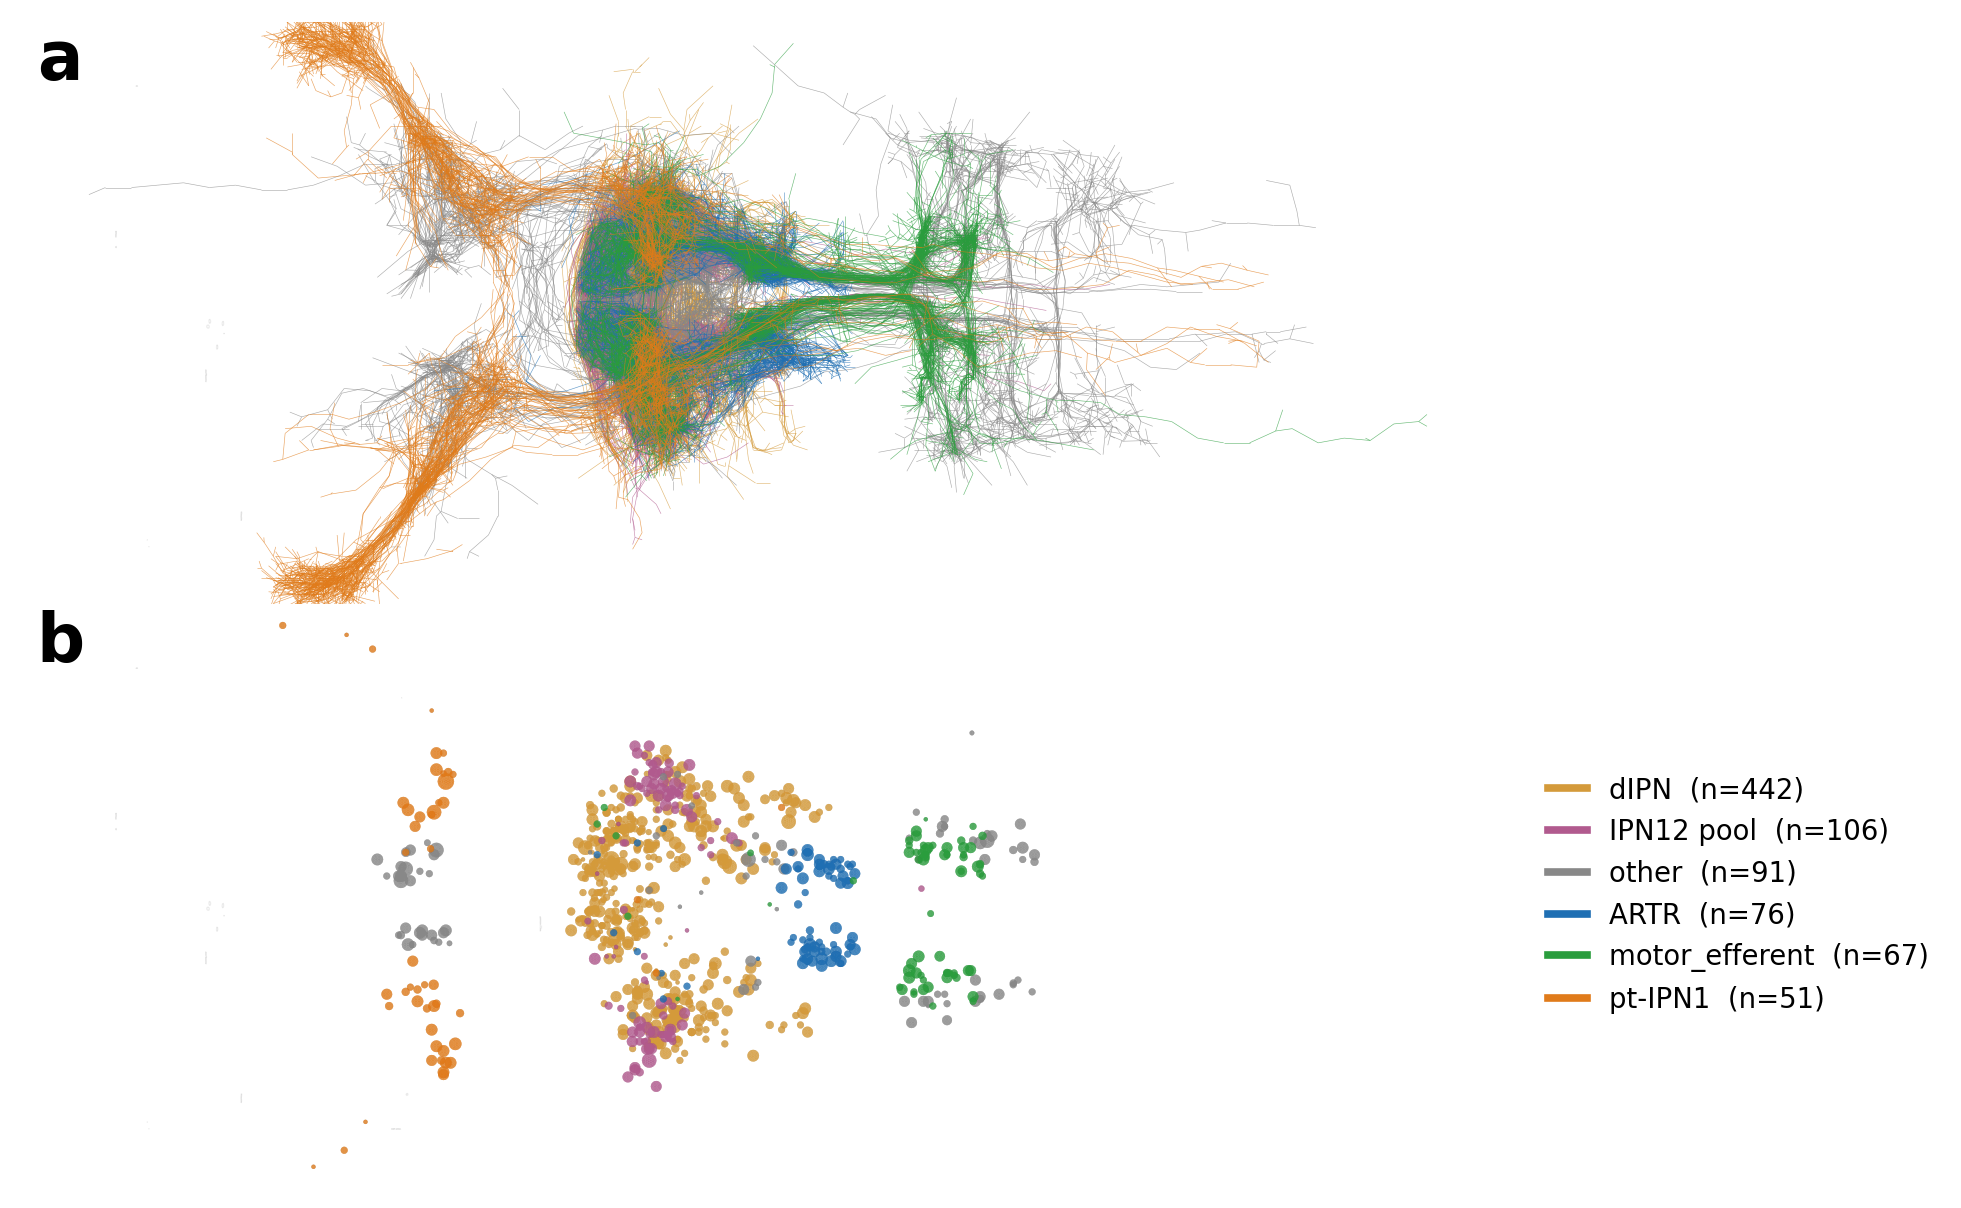

Write the Python code that produced this figure.
"""3-D view of the zebrafish fish2 head-direction circuit.

Inputs (produced by fetch_zebrafish_anatomy_HD.py, run elsewhere with network):
    <anatomy_dir>/
        skeletons/<type>__<bodyId>.swc      (coords in nm)
        rois/<ROI>.obj                      (vertices in nm)
        index.csv

Default anatomy_dir: figures/zebrafish/zebrafish_anatomy_HD

Cell-type prefixes are collapsed into four categories for colouring:
    IPNd    dorsal IPN (the HD ring per Petrucco et al. 2023)
    IPNds   dorsal-subset IPN
    RIPN    habenula -> IPN afferents
    pt-IPN  pretectum -> IPN afferents

Outputs:
    figures/zebrafish/fig_zebrafish_anatomy_3d_HD.png            # matplotlib
    figures/zebrafish/fig_zebrafish_anatomy_3d_HD.html (optional) # plotly
"""
from __future__ import annotations

import argparse
import glob
import os
import sys

import matplotlib
matplotlib.use("Agg")
import matplotlib.pyplot as plt
import numpy as np


# Six-way partition matching the proprioception-extended circuit
# (Figure 3 of zebrafish.tex): three afferent populations + the
# two recurrent pools + a catch-all "other" for sub-types that aren't
# routed through the velocity gate. Colour palette matches the circuit
# diagram so the two figures read together.
TYPE_ORDER = [
    "dIPN",        # IPNd + IPNds       — recurrent (HD ring)
    "IPN12 pool",       # IPN12_a + IPN12_b  — recurrent (dorsal pool)
    "ARTR",             # RIPN01+02+03_a/b   — angular afferent
    "pt-IPN1",          # pt-IPN1            — exteroceptive translation afferent
    "motor_efferent",   # RIPN11+12_a+12_c   — proprioceptive translation afferent
    "other",            # other RIPN* + pt-IPN2 — not routed through the gate
]
TYPE_COLOR = {
    "dIPN":      "#d49a3a",   # amber  (recurrent ring; matches Fig 3 box)
    "IPN12 pool":     "#b15a8e",   # rose   (recurrent dorsal pool)
    "ARTR":           "#1f6fb3",   # blue   (matches ω drive in Fig 3)
    "pt-IPN1":        "#e07b1a",   # orange (matches v_fwd extero in Fig 3)
    "motor_efferent": "#2a9d3d",   # green  (matches v_fwd propriocep in Fig 3)
    "other":          "#888888",   # grey   (residual afferents)
}

# Full type names (not prefixes) that the inventory tags as part of each
# functional afferent population. Everything else falls to "other" or to
# the prefix-based recurrent categories.
_ARTR_TYPES = {"RIPN01", "RIPN02", "RIPN03_a", "RIPN03_b"}
_MOTOR_EFFERENT_TYPES = {"RIPN11", "RIPN12_a", "RIPN12_c"}


def _type_to_category(safe_type: str) -> str:
    """Map a fish2 type (or its _safe() form) to the six-way partition.

    Cell-type-specific tags (ARTR, motor_efferent, pt-IPN1) take precedence
    over the coarse prefix sweep so the inventory's identification of
    functionally distinct sub-types isn't lost.
    """
    # Functional afferent populations — exact type names.
    if safe_type in _ARTR_TYPES:
        return "ARTR"
    if safe_type in _MOTOR_EFFERENT_TYPES:
        return "motor_efferent"
    if safe_type == "pt-IPN1":
        return "pt-IPN1"
    # Recurrent network — coarse prefixes. IPN12 must precede IPNd; IPNds
    # must precede IPNd.
    if safe_type.startswith("IPN12"):
        return "IPN12 pool"
    if safe_type.startswith("IPNds") or safe_type.startswith("IPNd"):
        return "dIPN"
    # Residual afferents — other RIPN* sub-types (RIPN05, 12_b, 16, 17)
    # and pt-IPN2 — that aren't routed through the velocity gate.
    if safe_type.startswith("RIPN") or safe_type.startswith("pt-IPN"):
        return "other"
    return "other"


# ROIs that get a brighter silhouette than the default backdrop. Names
# match the _safe() output of fetch_zebrafish_anatomy_HD.py (parens stripped,
# spaces/slashes -> "_").
CORE_ROIS = {
    "dIPN_L1", "dIPN_R1",
    "dsIPN_L", "dsIPN_R",
}


def _load_skeletons(anatomy_dir: str, downsample: int = 10,
                    extra_dirs: tuple = ()):
    """Load all SWCs as a navis.NeuronList, returning (neurons, categories).

    Each skeleton's filename starts with its fish2 cell-type prefix; we map
    those down to the four colour categories via _type_to_category().

    extra_dirs: additional anatomy caches (each with a skeletons/ child)
    whose SWCs are concatenated in. Used to pull the IPN12 pool from its
    sibling cache so the recurrent dorsal pool appears in the render even
    though its SWCs live outside the main HD cache."""
    import navis
    swc_paths = sorted(glob.glob(os.path.join(anatomy_dir, "skeletons", "*.swc")))
    for d in extra_dirs:
        swc_paths.extend(sorted(glob.glob(os.path.join(d, "skeletons", "*.swc"))))
    if not swc_paths:
        sys.exit(f"no SWCs under {anatomy_dir}/skeletons/ -- "
                 "run fetch_zebrafish_anatomy_HD.py first")

    neurons = []
    categories = []
    for path in swc_paths:
        n = navis.read_swc(path)
        if downsample and downsample > 1:
            n = navis.downsample_neuron(n, downsampling_factor=downsample,
                                         preserve_nodes=None)
        neurons.append(n)
        stem = os.path.splitext(os.path.basename(path))[0]
        safe_type, _, _ = stem.rpartition("__")
        categories.append(_type_to_category(safe_type))

    nl = navis.NeuronList(neurons)
    return nl, np.asarray(categories)


def _extract_segments_by_type(nl, types) -> dict:
    """Pre-extract (parent, child) skeleton segments per cell type as
    plain numpy arrays so subsequent re-renders skip the pandas loop."""
    out: dict[str, np.ndarray] = {}
    for t in np.unique(types):
        segs_t = []
        for n, nt in zip(nl, types):
            if nt != t:
                continue
            nodes = n.nodes
            child = nodes[nodes.parent_id != -1]
            if len(child) == 0:
                continue
            parent_xyz = nodes.set_index("node_id").loc[
                child.parent_id.values, ["x", "y", "z"]
            ].values
            child_xyz = child[["x", "y", "z"]].values
            segs_t.append(np.stack([parent_xyz, child_xyz], axis=1))
        if segs_t:
            out[str(t)] = np.concatenate(segs_t, axis=0)
    return out


def _load_rois(anatomy_dir: str):
    """Return dict roi_name -> trimesh.Trimesh."""
    import trimesh
    out = {}
    for path in sorted(glob.glob(os.path.join(anatomy_dir, "rois", "*.obj"))):
        name = os.path.splitext(os.path.basename(path))[0]
        try:
            mesh = trimesh.load(path, force="mesh")
        except Exception as e:
            print(f"  skip ROI {name}: {e}")
            continue
        out[name] = mesh
    return out


def _extract_somas_by_type(nl, types) -> dict:
    """{category: (positions[N, 3], radii[N])}. fish2 SWCs don't tag the
    soma either; the cell body is the only node whose radius is far above
    the segmental baseline (segmental ~500 nm, somata ~2-3 kn after the
    voxel->nm scale in fetch_zebrafish_anatomy_HD.py)."""
    out: dict[str, tuple[list, list]] = {}
    for n, nt in zip(nl, types):
        nodes = n.nodes
        i_max = int(nodes.radius.values.argmax())
        row = nodes.iloc[i_max]
        out.setdefault(str(nt), ([], []))
        out[str(nt)][0].append([float(row.x), float(row.y), float(row.z)])
        out[str(nt)][1].append(float(row.radius))
    return {t: (np.asarray(p), np.asarray(r)) for t, (p, r) in out.items()}


def _load_soma_meshes_by_type(anatomy_dir: str) -> dict:
    """Load cropped per-neuron soma meshes from
    `somas/<safe-type>__<bodyId>.obj` (written by
    fetch_zebrafish_anatomy_HD.py --with_somas). Returns
    {category: list[trimesh.Trimesh]}; empty {} when the folder is
    missing or empty."""
    import trimesh
    out: dict[str, list] = {}
    soma_dir = os.path.join(anatomy_dir, "somas")
    if not os.path.isdir(soma_dir):
        return out
    for path in sorted(glob.glob(os.path.join(soma_dir, "*.obj"))):
        stem = os.path.splitext(os.path.basename(path))[0]
        safe_type, _, _ = stem.rpartition("__")
        cat = _type_to_category(safe_type)
        try:
            mesh = trimesh.load(path, force="mesh")
        except Exception as e:
            print(f"  skip soma mesh {stem}: {e}")
            continue
        out.setdefault(cat, []).append(mesh)
    return out


def _unit_icosphere(subdivisions: int = 2):
    """Cached unit icosphere (subdivisions=2 → 80-tri sphere) used to
    draw the SWC-sphere fallback in panel (b) when no real soma meshes
    are on disk."""
    import trimesh
    s = trimesh.creation.icosphere(subdivisions=subdivisions, radius=1.0)
    return np.asarray(s.vertices), np.asarray(s.faces)


def _project_2d(xyz: np.ndarray, elev: float, azim: float) -> np.ndarray:
    """Project (N, 3) world coords to (N, 2) screen coords matching the
    matplotlib mplot3d convention for (elev, azim) in degrees."""
    e = np.deg2rad(elev)
    a = np.deg2rad(azim)
    ca, sa, ce, se = np.cos(a), np.sin(a), np.cos(e), np.sin(e)
    R = np.array([[-sa,           ca,         0.0],
                  [-ca * se,    -sa * se,     ce ]])
    return xyz @ R.T


def _draw_mesh_outlines(ax, rois, elev, azim, alpha_mesh, mesh_color):
    from matplotlib.collections import LineCollection
    for name, mesh in rois.items():
        a_ = (alpha_mesh * 4.0) if name in CORE_ROIS else (alpha_mesh * 2.0)
        try:
            outline = mesh.outline().entities
            segs = []
            for ent in outline:
                pts = mesh.vertices[ent.points]
                segs.extend([(pts[i], pts[i + 1])
                              for i in range(len(pts) - 1)])
            if not segs:
                continue
            segs3d = np.array(segs)
            segs2d = _project_2d(segs3d.reshape(-1, 3),
                                  elev, azim).reshape(-1, 2, 2)
            ax.add_collection(LineCollection(
                segs2d, colors=[mesh_color], linewidths=0.4, alpha=a_,
            ))
        except Exception:
            pass


def _draw_skeletons(ax, segs_by_type, type_counts, draw_order,
                    elev, azim, lw_large, lw_small):
    from matplotlib.collections import LineCollection
    for t in draw_order:
        segs3d = segs_by_type.get(t)
        if segs3d is None or len(segs3d) == 0:
            continue
        segs2d = _project_2d(segs3d.reshape(-1, 3),
                              elev, azim).reshape(-1, 2, 2)
        big = type_counts[t] > 30
        color = TYPE_COLOR.get(t, (0.4, 0.4, 0.4))
        ax.add_collection(LineCollection(
            segs2d, colors=[color],
            linewidths=(lw_large if big else lw_small),
            alpha=(0.7 if big else 0.9),
        ))


def _draw_soma_meshes(ax, soma_meshes_by_type, type_counts, draw_order,
                       elev, azim):
    """Project per-neuron cropped soma meshes (real DVID cell bodies) and
    fill their triangles."""
    from matplotlib.collections import PolyCollection
    for t in draw_order:
        meshes = soma_meshes_by_type.get(t)
        if not meshes:
            continue
        big = type_counts[t] > 30
        polys = []
        for mesh in meshes:
            if len(mesh.vertices) == 0 or len(mesh.faces) == 0:
                continue
            verts2d = _project_2d(np.asarray(mesh.vertices), elev, azim)
            polys.append(verts2d[mesh.faces])
        if not polys:
            continue
        polys = np.concatenate(polys, axis=0)
        color = TYPE_COLOR.get(t, (0.4, 0.4, 0.4))
        ax.add_collection(PolyCollection(
            polys, facecolors=[color], edgecolors="none",
            linewidths=0, alpha=(0.55 if big else 0.85), zorder=3,
        ))


def _draw_soma_icospheres(ax, somas_by_type, type_counts, draw_order,
                           elev, azim):
    """SWC-radius icospheres as a stand-in when real soma OBJs are absent.
    Same projection / PolyCollection path as _draw_soma_meshes so the two
    fallbacks look the same."""
    from matplotlib.collections import PolyCollection
    v_unit, faces = _unit_icosphere(subdivisions=2)
    for t in draw_order:
        entry = somas_by_type.get(t)
        if entry is None:
            continue
        pos3d, rad = entry
        if len(pos3d) == 0:
            continue
        big = type_counts[t] > 30
        polys = []
        for c, r in zip(pos3d, rad):
            verts3d = v_unit * float(r) + c
            verts2d = _project_2d(verts3d, elev, azim)
            polys.append(verts2d[faces])
        polys = np.concatenate(polys, axis=0)
        color = TYPE_COLOR.get(t, (0.4, 0.4, 0.4))
        ax.add_collection(PolyCollection(
            polys, facecolors=[color], edgecolors="none",
            linewidths=0, alpha=(0.7 if big else 0.9), zorder=3,
        ))


def _add_legend(ax, type_counts, draw_order, text_color):
    from matplotlib.lines import Line2D
    handles = [Line2D([0], [0], color=TYPE_COLOR.get(t, (0.4, 0.4, 0.4)),
                      lw=2.5, label=f"{t}  (n={type_counts[t]})")
               for t in draw_order]
    leg = ax.legend(handles=handles, loc="center left",
                    bbox_to_anchor=(1.02, 0.5), fontsize=9,
                    frameon=False, handlelength=1.4)
    for txt in leg.get_texts():
        txt.set_color(text_color)


def _render_fast(nl, types, rois, output_path,
                 elev=20.0, azim=-60.0, roll=0.0,
                 lw_large=0.2, lw_small=0.4,
                 alpha_mesh=0.10, crop_rois=None,
                 figsize=(13.0, 6.0), dpi=220,
                 background="black",
                 with_soma_panel=False,
                 segs_by_type=None,
                 somas_by_type=None,
                 soma_meshes_by_type=None,
                 ylim_pct=(0.5, 99.5)):
    """Fast PNG via direct 3D->2D projection (no mplot3d depth sort).

    If `with_soma_panel`, the output is a 2-panel figure stacked
    vertically: (a) full skeletons on top, (b) just the soma cell
    bodies underneath, sharing the same view so they're position-
    comparable. Uses real per-neuron cropped soma meshes when
    `somas/*.obj` is present, otherwise falls back to icospheres of
    SWC radius at the SWC soma node.

    ylim_pct: percentile clipping on projected y-coordinates so a few
    far-out skeleton segments don't leave large blank bands.
    """
    text_color = "white" if background == "black" else "black"
    mesh_color = (0.85, 0.85, 0.85) if background == "black" else (0.35, 0.35, 0.35)

    if segs_by_type is None:
        segs_by_type = _extract_segments_by_type(nl, types)
    type_counts = {t: int((types == t).sum()) for t in np.unique(types)}
    draw_types = [t for t in TYPE_ORDER if type_counts.get(t, 0) > 0]
    extra = [t for t in type_counts if t not in TYPE_ORDER]
    draw_types += extra
    draw_order = sorted(draw_types, key=lambda t: -type_counts.get(t, 0))

    if with_soma_panel:
        if somas_by_type is None:
            somas_by_type = _extract_somas_by_type(nl, types)
        # For the dorsal view the brain is wider than tall, so each panel
        # is short; stack two of them with figsize y = 2 * panel_height and
        # zero inter-axis space -- subplots_adjust(hspace=0) below plus
        # bbox_inches="tight" then crops out the white band that was
        # appearing between the panels at the previous (1.9 * y) figsize.
        fig, axes = plt.subplots(2, 1,
                                  figsize=(figsize[0], figsize[1] * 0.9),
                                  facecolor=background)
        ax_skel, ax_soma = axes
        for ax in axes:
            ax.set_facecolor(background)
    else:
        fig, ax_skel = plt.subplots(figsize=figsize, facecolor=background)
        ax_skel.set_facecolor(background)
        ax_soma = None

    # --- panel (a / single): meshes + full skeletons -------------------
    _draw_mesh_outlines(ax_skel, rois, elev, azim, alpha_mesh, mesh_color)
    _draw_skeletons(ax_skel, segs_by_type, type_counts, draw_order,
                    elev, azim, lw_large, lw_small)

    # --- panel (b): meshes + somas only --------------------------------
    if ax_soma is not None:
        _draw_mesh_outlines(ax_soma, rois, elev, azim, alpha_mesh, mesh_color)
        if soma_meshes_by_type:
            _draw_soma_meshes(ax_soma, soma_meshes_by_type, type_counts,
                              draw_order, elev, azim)
        else:
            _draw_soma_icospheres(ax_soma, somas_by_type, type_counts,
                                   draw_order, elev, azim)

    # --- axis cosmetics, shared view, legend ---------------------------
    ax_skel.set_aspect("equal")
    ax_skel.autoscale_view()

    # Tighten ylim on panel (a) so RIPN/pt-IPN tails don't leave bands.
    if ylim_pct is not None and segs_by_type:
        all_y = np.concatenate([
            _project_2d(s.reshape(-1, 3), elev, azim)[:, 1]
            for s in segs_by_type.values() if len(s)
        ])
        if all_y.size:
            y_lo, y_hi = np.percentile(all_y, ylim_pct)
            pad = 0.04 * (y_hi - y_lo)
            ax_skel.set_ylim(y_lo - pad, y_hi + pad)

    xlim = ax_skel.get_xlim()
    ylim = ax_skel.get_ylim()
    if ax_soma is not None:
        ax_soma.set_aspect("equal")
        ax_soma.set_xlim(xlim)
        ax_soma.set_ylim(ylim)

    panel_letters = ["a", "b"]
    legend_ax = ax_soma if ax_soma is not None else ax_skel
    for i, ax in enumerate([ax_skel] + ([ax_soma] if ax_soma is not None else [])):
        ax.set_axis_off()
        if ax_soma is not None:
            ax.text(0.01, 0.99, panel_letters[i], transform=ax.transAxes,
                    ha="left", va="top", fontsize=22, fontweight="bold",
                    color=text_color)

    _add_legend(legend_ax, type_counts, draw_order, text_color)

    if ax_soma is not None:
        fig.subplots_adjust(left=0.005, right=0.85, top=0.99, bottom=0.01,
                            hspace=0.0)
    else:
        fig.subplots_adjust(left=0.005, right=0.88, top=0.99, bottom=0.005)
    fig.savefig(output_path, dpi=dpi, facecolor=background,
                bbox_inches="tight")
    plt.close(fig)
    mode = "skel+soma" if with_soma_panel else "skel"
    print(f"wrote {output_path}  (fast 2D, bg={background}, {mode})")


def _render_matplotlib(nl, types, rois, output_path,
                       elev=20.0, azim=-60.0, roll=0.0,
                       alpha_mesh=0.05, crop_rois=None,
                       lw_large=0.2, lw_small=0.4,
                       background="black"):
    """Slow mplot3d render — keeps real depth ordering."""
    from mpl_toolkits.mplot3d.art3d import Line3DCollection

    text_color = "white" if background == "black" else "black"
    mesh_color = "0.85" if background == "black" else "0.45"

    fig = plt.figure(figsize=(8.5, 8.5), facecolor=background)
    ax = fig.add_subplot(111, projection="3d", facecolor=background)

    for name, mesh in rois.items():
        a = (alpha_mesh * 4.0) if name in CORE_ROIS else (alpha_mesh * 2.0)
        try:
            outline = mesh.outline().entities
            segs = []
            for ent in outline:
                pts = mesh.vertices[ent.points]
                segs.extend([(pts[i], pts[i + 1]) for i in range(len(pts) - 1)])
            if segs:
                segs = np.array(segs)
                lc = Line3DCollection(segs, colors=mesh_color,
                                       linewidths=0.25, alpha=a)
                ax.add_collection3d(lc)
        except Exception:
            edges = mesh.edges_unique
            segs = mesh.vertices[edges]
            lc = Line3DCollection(segs, colors=mesh_color,
                                   linewidths=0.15, alpha=a * 0.4)
            ax.add_collection3d(lc)

    type_counts = {t: int((types == t).sum()) for t in np.unique(types)}
    draw_types = [t for t in TYPE_ORDER if type_counts.get(t, 0) > 0]
    extra = [t for t in type_counts if t not in TYPE_ORDER]
    draw_types += extra
    draw_order = sorted(draw_types, key=lambda t: -type_counts.get(t, 0))
    for t in draw_order:
        segs_t = []
        for n, nt in zip(nl, types):
            if nt != t:
                continue
            nodes = n.nodes
            child = nodes[nodes.parent_id != -1]
            if len(child) == 0:
                continue
            parent_xyz = nodes.set_index("node_id").loc[
                child.parent_id.values, ["x", "y", "z"]
            ].values
            child_xyz = child[["x", "y", "z"]].values
            segs_t.append(np.stack([parent_xyz, child_xyz], axis=1))
        if not segs_t:
            continue
        segs_all = np.concatenate(segs_t, axis=0)
        big = type_counts[t] > 30
        lw = lw_large if big else lw_small
        alpha = 0.65 if big else 0.95
        color = TYPE_COLOR.get(t, (0.4, 0.4, 0.4))
        lc = Line3DCollection(
            segs_all, colors=[color], linewidths=lw, alpha=alpha,
            rasterized=True,
        )
        ax.add_collection3d(lc)

    # View limits: union of every neuron and every mesh.
    crop_pts = []
    if crop_rois:
        for name in crop_rois:
            if name in rois:
                crop_pts.append(rois[name].vertices)
    if not crop_pts:
        for mesh in rois.values():
            crop_pts.append(mesh.vertices)
        for n in nl:
            crop_pts.append(n.nodes[["x", "y", "z"]].values)
    pts = np.concatenate(crop_pts, axis=0)
    pad = 0.04 * (pts.max(0) - pts.min(0))
    lo, hi = pts.min(0) - pad, pts.max(0) + pad
    ax.set_xlim(lo[0], hi[0])
    ax.set_ylim(lo[1], hi[1])
    ax.set_zlim(lo[2], hi[2])
    ax.set_box_aspect((hi[0] - lo[0], hi[1] - lo[1], hi[2] - lo[2]))
    ax.view_init(elev=elev, azim=azim, roll=roll)
    ax.set_axis_off()

    from matplotlib.lines import Line2D
    handles = [Line2D([0], [0], color=TYPE_COLOR.get(t, (0.4, 0.4, 0.4)),
                      lw=2.5, label=f"{t}  (n={type_counts[t]})")
               for t in draw_order]
    leg = ax.legend(handles=handles, loc="center left",
                    bbox_to_anchor=(1.02, 0.5), fontsize=9,
                    frameon=False, handlelength=1.4)
    for txt in leg.get_texts():
        txt.set_color(text_color)

    fig.subplots_adjust(left=0.0, right=0.78, top=1.0, bottom=0.0)
    fig.savefig(output_path, dpi=220, bbox_inches="tight",
                facecolor=background)
    plt.close(fig)
    print(f"wrote {output_path}  (bg={background})")


def _render_plotly(nl, types, rois, output_path, linewidth=0.25):
    import navis
    colours = {n.id: TYPE_COLOR.get(t, (0.4, 0.4, 0.4))
               for n, t in zip(nl, types)}
    fig = navis.plot3d(
        nl, backend="plotly", color=colours, soma=False, inline=False,
        linewidth=linewidth,
    )
    fig.update_traces(showlegend=False)
    fig.update_layout(scene=dict(aspectmode="data"))
    fig.write_html(output_path, include_plotlyjs="cdn", full_html=True)
    _inject_mpl_angle_readout(output_path)
    print(f"wrote {output_path} (linewidth={linewidth})")


def _inject_mpl_angle_readout(html_path: str) -> None:
    """Append a small JS overlay that converts plotly's camera.eye to the
    matplotlib elev/azim/roll triple the static renderer uses, so you can
    spin the HTML, pick a view, and copy the angles into the CLI."""
    js = r"""
<style>
  #mpl_view {
    position: fixed; top: 10px; left: 10px;
    background: rgba(255,255,255,0.92); color: #111;
    font: 13px/1.35 monospace; padding: 8px 10px;
    border: 1px solid #888; border-radius: 4px; z-index: 9999;
    user-select: text;
  }
</style>
<div id="mpl_view">matplotlib view: (rotate the plot)</div>
<script>
(function() {
  function update() {
    var divs = document.querySelectorAll('.plotly-graph-div');
    if (!divs.length) return;
    var gd = divs[0];
    var cam = (((gd.layout || {}).scene || {}).camera || {}).eye;
    if (!cam) return;
    var r = Math.hypot(cam.x, cam.y, cam.z) || 1;
    var elev = Math.asin(cam.z / r) * 180 / Math.PI;
    var azim = Math.atan2(cam.y, cam.x) * 180 / Math.PI;
    document.getElementById('mpl_view').textContent =
      'matplotlib view:  --elev ' + elev.toFixed(1) +
      '  --azim ' + azim.toFixed(1) + '  --roll 0';
  }
  function wire() {
    var divs = document.querySelectorAll('.plotly-graph-div');
    if (!divs.length) { setTimeout(wire, 200); return; }
    divs[0].on('plotly_relayout', update);
    update();
  }
  wire();
})();
</script>
"""
    with open(html_path, "r") as f:
        html = f.read()
    html = html.replace("</body>", js + "</body>", 1)
    with open(html_path, "w") as f:
        f.write(html)


def main():
    here = os.path.dirname(os.path.abspath(__file__))
    p = argparse.ArgumentParser(description=__doc__)
    p.add_argument("--anatomy_dir",
                   default=os.path.join(here, "zebrafish_anatomy_HD"))
    p.add_argument("--extra_anatomy_dirs", nargs="+", default=None,
                   help="additional anatomy caches to merge in; defaults "
                        "to zebrafish_anatomy_IPN12 (the IPN12 pool)")
    p.add_argument("--downsample", type=int, default=10,
                   help="navis.downsample_neuron factor (preserves "
                        "branch/end points). 1 = no downsample.")
    p.add_argument("--out_dir", default=here)
    p.add_argument("--elev", type=float, default=90.0)
    p.add_argument("--azim", type=float, default=-90.0)
    p.add_argument("--roll", type=float, default=0.0)
    p.add_argument("--bg", default="white", choices=["black", "white"])
    p.add_argument("--with_soma_panel", action="store_true",
                   help="render a 2-panel figure stacked vertically: "
                        "(a) skeletons on top, (b) just the soma cell "
                        "bodies underneath, sharing the same view")
    p.add_argument("--slow", action="store_true",
                   help="use the mplot3d renderer (~40 s) instead of the "
                        "fast 2D-projection path (~1 s)")
    p.add_argument("--alpha_mesh", type=float, default=0.05)
    p.add_argument("--png_lw_large", type=float, default=0.2)
    p.add_argument("--png_lw_small", type=float, default=0.4)
    p.add_argument("--crop_rois", nargs="+", default=None,
                   help="ROI names whose bbox defines the view crop.")
    p.add_argument("--plotly", action="store_true",
                   help="also write an interactive .html")
    p.add_argument("--html_linewidth", type=float, default=0.25)
    args = p.parse_args()

    if not os.path.isdir(args.anatomy_dir):
        sys.exit(f"{args.anatomy_dir} does not exist -- "
                 "run fetch_zebrafish_anatomy_HD.py first")

    if args.extra_anatomy_dirs is None:
        default_extra = os.path.join(here, "zebrafish_anatomy_IPN12")
        extra_dirs = (default_extra,) if os.path.isdir(default_extra) else ()
    else:
        extra_dirs = tuple(args.extra_anatomy_dirs)
    nl, types = _load_skeletons(args.anatomy_dir, downsample=args.downsample,
                                extra_dirs=extra_dirs)
    rois = _load_rois(args.anatomy_dir)
    soma_meshes_by_type = _load_soma_meshes_by_type(args.anatomy_dir)
    print(f"loaded {len(nl)} neurons, {len(rois)} ROI meshes "
          f"({sorted(rois.keys())}), {sum(len(v) for v in soma_meshes_by_type.values())} soma meshes")
    for t in TYPE_ORDER:
        n_t = int((types == t).sum())
        if n_t:
            print(f"  {t:18s}  {n_t}")

    out_png = os.path.join(args.out_dir, "fig_zebrafish_anatomy_3d_HD.png")
    print(f"matplotlib view: elev={args.elev}  azim={args.azim}  "
          f"roll={args.roll}  bg={args.bg}  "
          f"{'slow-3d' if args.slow else 'fast-2d'}")
    renderer = _render_matplotlib if args.slow else _render_fast
    extra = ({} if args.slow else
             {"with_soma_panel": args.with_soma_panel,
              "soma_meshes_by_type": soma_meshes_by_type or None})
    if args.slow and args.with_soma_panel:
        print("warning: --with_soma_panel is only supported on the fast renderer; ignoring")
    renderer(nl, types, rois, out_png,
             elev=args.elev, azim=args.azim, roll=args.roll,
             alpha_mesh=args.alpha_mesh,
             crop_rois=tuple(args.crop_rois) if args.crop_rois else None,
             lw_large=args.png_lw_large, lw_small=args.png_lw_small,
             background=args.bg, **extra)
    if args.plotly:
        out_html = os.path.join(args.out_dir, "fig_zebrafish_anatomy_3d_HD.html")
        _render_plotly(nl, types, rois, out_html,
                       linewidth=args.html_linewidth)


if __name__ == "__main__":
    main()
